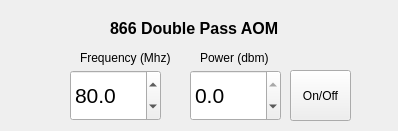
<?xml version="1.0" encoding="UTF-8"?>
<ui version="4.0">
 <class>Form</class>
 <widget class="QWidget" name="Form">
  <property name="geometry">
   <rect>
    <x>0</x>
    <y>0</y>
    <width>398</width>
    <height>131</height>
   </rect>
  </property>
  <property name="windowTitle">
   <string>Form</string>
  </property>
  <widget class="QDoubleSpinBox" name="spinPower">
   <property name="geometry">
    <rect>
     <x>190</x>
     <y>70</y>
     <width>91</width>
     <height>51</height>
    </rect>
   </property>
   <property name="font">
    <font>
     <pointsize>16</pointsize>
    </font>
   </property>
   <property name="decimals">
    <number>1</number>
   </property>
   <property name="minimum">
    <double>-145.000000000000000</double>
   </property>
   <property name="maximum">
    <double>0.000000000000000</double>
   </property>
   <property name="singleStep">
    <double>0.100000000000000</double>
   </property>
   <property name="value">
    <double>0.000000000000000</double>
   </property>
  </widget>
  <widget class="QDoubleSpinBox" name="spinFreq">
   <property name="geometry">
    <rect>
     <x>70</x>
     <y>70</y>
     <width>91</width>
     <height>51</height>
    </rect>
   </property>
   <property name="font">
    <font>
     <pointsize>16</pointsize>
    </font>
   </property>
   <property name="decimals">
    <number>1</number>
   </property>
   <property name="minimum">
    <double>65.000000000000000</double>
   </property>
   <property name="maximum">
    <double>85.000000000000000</double>
   </property>
   <property name="singleStep">
    <double>1.000000000000000</double>
   </property>
   <property name="value">
    <double>80.000000000000000</double>
   </property>
  </widget>
  <widget class="QPushButton" name="buttonSwitch">
   <property name="geometry">
    <rect>
     <x>290</x>
     <y>70</y>
     <width>61</width>
     <height>51</height>
    </rect>
   </property>
   <property name="text">
    <string>On/Off</string>
   </property>
   <property name="checkable">
    <bool>true</bool>
   </property>
   <property name="checked">
    <bool>false</bool>
   </property>
   <property name="autoDefault">
    <bool>false</bool>
   </property>
  </widget>
  <widget class="QLabel" name="label">
   <property name="geometry">
    <rect>
     <x>80</x>
     <y>50</y>
     <width>111</width>
     <height>16</height>
    </rect>
   </property>
   <property name="text">
    <string>Frequency (Mhz)</string>
   </property>
  </widget>
  <widget class="QLabel" name="label_2">
   <property name="geometry">
    <rect>
     <x>200</x>
     <y>50</y>
     <width>81</width>
     <height>16</height>
    </rect>
   </property>
   <property name="text">
    <string>Power (dbm)</string>
   </property>
  </widget>
  <widget class="QLabel" name="label_3">
   <property name="geometry">
    <rect>
     <x>110</x>
     <y>20</y>
     <width>191</width>
     <height>16</height>
    </rect>
   </property>
   <property name="font">
    <font>
     <pointsize>12</pointsize>
     <weight>75</weight>
     <bold>true</bold>
    </font>
   </property>
   <property name="text">
    <string>866 Double Pass AOM</string>
   </property>
  </widget>
 </widget>
 <resources/>
 <connections/>
</ui>
